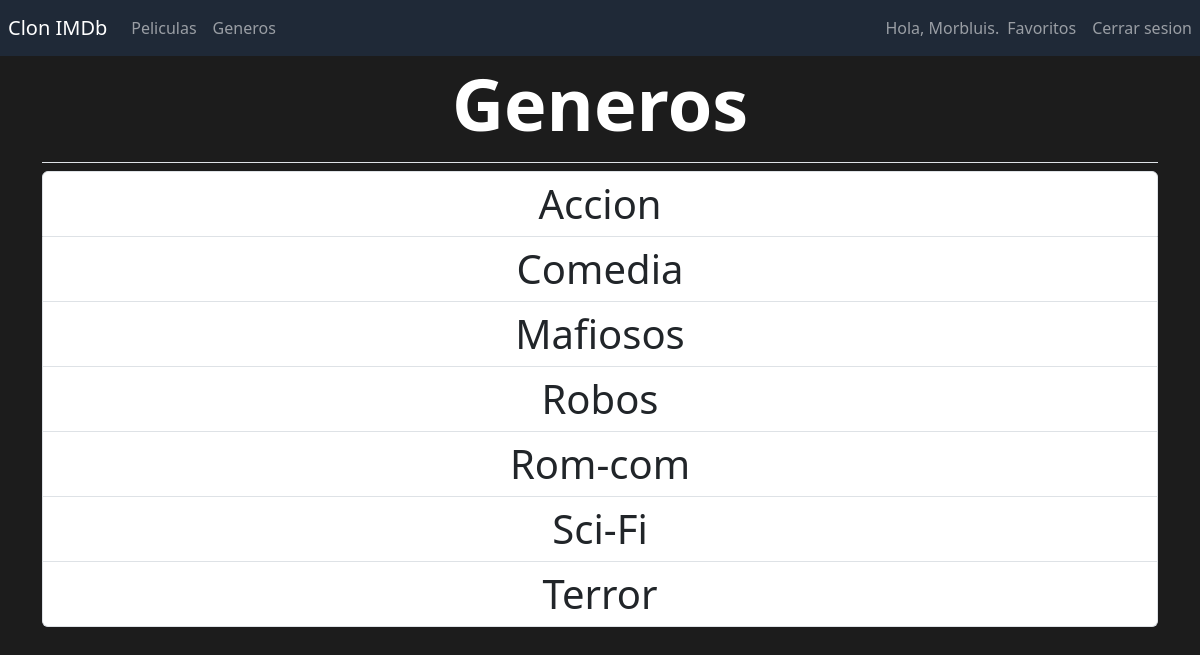
The page /generos/ (signed in) on the database its author committed.
### appIMDb/models.py (models this page shows)
class Genero(models.Model):
    nombre = models.CharField(max_length=50)
    class Meta:
        verbose_name_plural = 'generos'
    def __str__(self):
        return f"{self.nombre}"

### appIMDb/views.py (the view)
# urls.py: path('generos/', views.generos, name='generos'),
def generos(request):
    generos = Genero.objects.order_by('nombre')
    context = {'generos': generos}
    return render(request, 'appIMDb/generos.html', context)

### appIMDb/templates/appIMDb/generos.html
{% extends 'appIMDb/base.html' %}
{% block page_header %}
    <h1 class="display-2">
        <div class="fw-bold" style="text-align: center;">
            Generos
        </div>
    </h1>
{% endblock page_header %}
{% block content %}
    <div class="list-group">
        {% for genero in generos %}
            <a href="{% url 'appIMDb:genero' genero.id %}"
                class="list-group-item list-group-item-action text-center display-6">
                {{ genero }}
            </a>
        {% empty %}
            <p class="list-group-item list-group-item-action text-center display-6">
                Aun no se ha registrado ningun genero.
            </p>
        {% endfor %}
    </div>
{% endblock content %}

### appIMDb/templates/appIMDb/base.html (shortened to what this page needs)
{% load bootstrap5 %}
<!DOCTYPE html>
<html lang="es">
  <head>
    {% load static %}
    <link rel="stylesheet" href="{% static 'appIMDb/styles.css' %}">
    {% bootstrap_css %}
    {% load static %}
  </head>
  <body style="background-color: #1C1C1C; color: white;">
    <nav class="navbar navbar-expand-lg navbar-dark fixed-top"
    style="background-color: #1F2937;">
      <a class="navbar-brand" href="{% url 'appIMDb:index' %}"
        style="padding-left: 1vh;">
        Clon IMDb
      </a>
      <div class="collapse navbar-collapse" id="navbarSupportedContent">
        <ul class="navbar-nav mr-auto me-auto mb-lg-0">
            <li class="nav-item">
              <a class="nav-link" href="{% url 'appIMDb:peliculas' %}">
                Peliculas
              </a>
            </li>
            <li class="nav-item">
              <a class="nav-link" href="{% url 'appIMDb:generos' %}">
                Generos
              </a>
            </li>
        </ul>
        <ul class="navbar-nav ml-auto">
          {% if user.is_authenticated %}
            <span class="navbar-text">
              Hola, {{ user.username }}.
            </span>
            <li class="nav-item">
              <a class="nav-link" href="{% url 'users:listaFav' %}">
                Favoritos
              </a>
            </li>
            <li class="nav-item">
              <a class="nav-link" href="{% url 'users:logout' %}">
                Cerrar sesion
              </a>
            </li>
          {% endif %}
        </ul>
      </div>
    </nav>
    <main role="main" class="container">
      <div class="pb-2 mb-2 border-bottom" style="padding-top: 60px;">
          {% block page_header %}
          {% endblock page_header %}
      </div>
      <div>
          {% block content %}
          {% endblock content %}
      </div>
  </main>
  </body>
</html>

### rows shown on the page
Genero: nombre "Accion"
Genero: nombre "Comedia"
Genero: nombre "Mafiosos"
Genero: nombre "Robos"
Genero: nombre "Rom-com"
Genero: nombre "Sci-Fi"
Genero: nombre "Terror"

### other values the page prints
{{ user.username }} "Morbluis"
